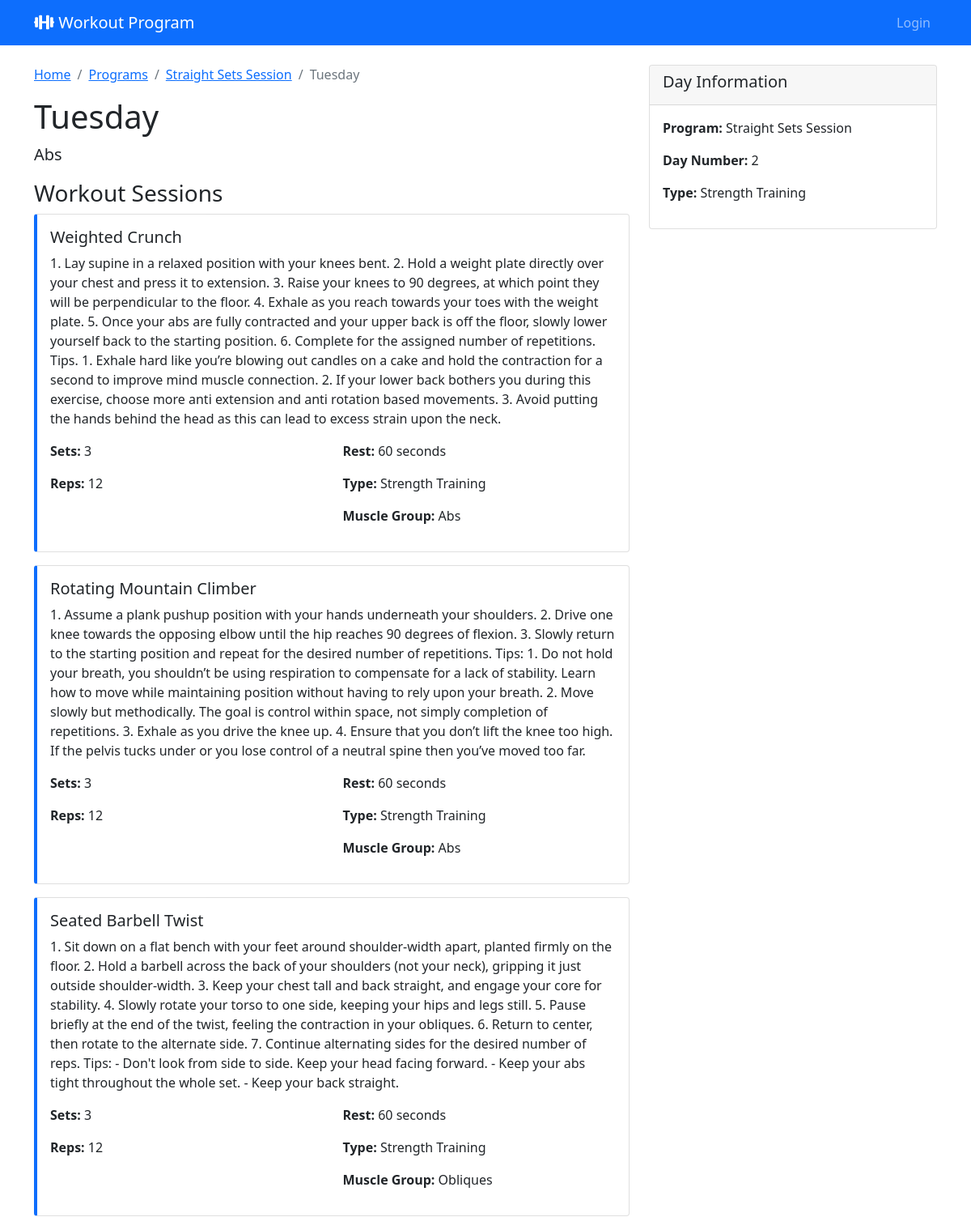
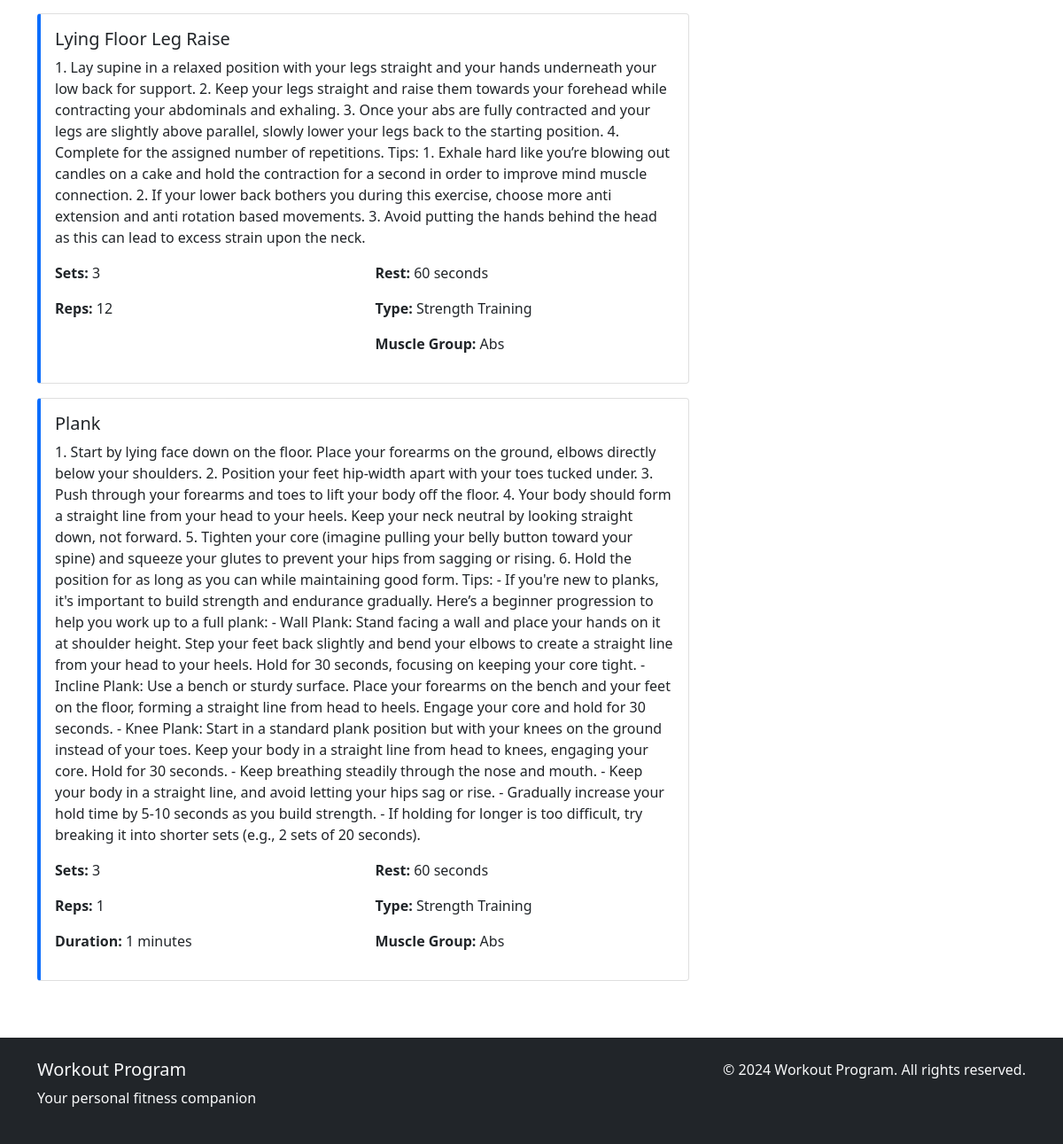
/home/program/1/day/1/, run on the app's committed database (2 pictures, top to bottom).
### workout_program/models.py (models this page shows, shortened)
class WorkoutDay(models.Model):
    program = models.ForeignKey(WorkoutProgram, on_delete=models.CASCADE, related_name='workout_days')
    day_number = models.IntegerField(validators=[MinValueValidator(1)])
    day_name = models.CharField(max_length=100)
    description = models.TextField(blank=True)
    class Meta:
        unique_together = ['program', 'day_number']
        ordering = ['day_number']

class WorkoutProgram(models.Model):
    PROGRAM_TYPES = [
        ('muscle', 'Muscle Building'),
        ('weight_loss', 'Weight Loss'),
        ('cardio', 'Cardio Training'),
        ('general', 'General Fitness'),
        ('strength', 'Strength Training'),
    ]
    name = models.CharField(max_length=200)
    description = models.TextField()
    program_type = models.CharField(max_length=20, choices=PROGRAM_TYPES)
    duration_weeks = models.IntegerField(validators=[MinValueValidator(1)])
    difficulty_level = models.IntegerField(
        validators=[MinValueValidator(1), MaxValueValidator(5)],
        help_text="Program difficulty level from 1 (easy) to 5 (hard)"
    )
    created_by = models.ForeignKey(User, on_delete=models.CASCADE)
    created_at = models.DateTimeField(auto_now_add=True)
    is_active = models.BooleanField(default=True)

class WorkoutSession(models.Model):
    workout_day = models.ForeignKey(WorkoutDay, on_delete=models.CASCADE, related_name='workout_sessions')
    exercise = models.ForeignKey(Exercise, on_delete=models.CASCADE)
    sets = models.IntegerField(validators=[MinValueValidator(1)])
    repetitions = models.IntegerField(validators=[MinValueValidator(1)], help_text="Reps per set")
    duration_minutes = models.IntegerField(
        validators=[MinValueValidator(1)],
        null=True,
        blank=True,
        help_text="Duration in minutes (for cardio exercises)"
    )
    weight_kg = models.DecimalField(
        max_digits=5,
        decimal_places=2,
        null=True,
        blank=True,
        help_text="Weight in kg (for strength exercises)"
    )
    rest_seconds = models.IntegerField(
        validators=[MinValueValidator(1)],
        default=60,
        help_text="Rest time between sets in seconds"
    )
    order = models.IntegerField(default=1, help_text="Order of exercise in the session")
    class Meta:
        ordering = ['order']

class Exercise(models.Model):
    EXERCISE_TYPES = [
        ('strength', 'Strength Training'),
        ('cardio', 'Cardio'),
        ('flexibility', 'Flexibility'),
        ('balance', 'Balance'),
    ]
    name = models.CharField(max_length=200)
    description = models.TextField(blank=True)
    muscle_group = models.ForeignKey(MuscleGroup, on_delete=models.CASCADE, null=True, blank=True)
    exercise_type = models.CharField(max_length=20, choices=EXERCISE_TYPES)
    equipment_needed = models.TextField(blank=True)
    difficulty_level = models.IntegerField(
        validators=[MinValueValidator(1), MaxValueValidator(5)],
        help_text="Difficulty level from 1 (easy) to 5 (hard)"
    )

class MuscleGroup(models.Model):
    name = models.CharField(max_length=100, unique=True)
    description = models.TextField(blank=True)

### workout_program/views.py (the view)
# urls.py: path('program/<int:program_id>/day/<int:day_id>/', views.workout_day_detail, name='workout_day_detail'),
def workout_day_detail(request, program_id, day_id):
    workout_day = get_object_or_404(WorkoutDay, id=day_id, program_id=program_id)
    workout_sessions = WorkoutSession.objects.filter(workout_day=workout_day).order_by('order')
    context = {
        'workout_day': workout_day,
        'workout_sessions': workout_sessions,
    }
    return render(request, 'workout_program/workout_day_detail.html', context)

### workout_program/templates/workout_program/workout_day_detail.html (shortened to what this page needs)
{% extends 'workout_program/base.html' %}
{% block content %}
<div class="row">
    <div class="col-md-8">
        <nav aria-label="breadcrumb">
            <ol class="breadcrumb">
                <li class="breadcrumb-item"><a href="{% url 'home' %}">Home</a></li>
                <li class="breadcrumb-item"><a href="{% url 'program_list' %}">Programs</a></li>
                <li class="breadcrumb-item"><a href="{% url 'program_detail' workout_day.program.id %}">{{ workout_day.program.name }}</a></li>
                <li class="breadcrumb-item active" aria-current="page">{{ workout_day.day_name }}</li>
            </ol>
        </nav>
        <h1>{{ workout_day.day_name }}</h1>
        <p class="lead">{{ workout_day.description }}</p>
        <h3>Workout Sessions</h3>
        {% for session in workout_sessions %}
        <div class="card mb-3 exercise-item">
            <div class="card-body">
                <h5 class="card-title">{{ session.exercise.name }}</h5>
                <p class="card-text">{{ session.exercise.description }}</p>
                <div class="row">
                    <div class="col-md-6">
                        <p><strong>Sets:</strong> {{ session.sets }}</p>
                        <p><strong>Reps:</strong> {{ session.repetitions }}</p>
                        {% if session.duration_minutes %}
                        <p><strong>Duration:</strong> {{ session.duration_minutes }} minutes</p>
                        {% endif %}
                    </div>
                    <div class="col-md-6">
                        <p><strong>Rest:</strong> {{ session.rest_seconds }} seconds</p>
                        <p><strong>Type:</strong> {{ session.exercise.get_exercise_type_display }}</p>
                        {% if session.exercise.muscle_group %}
                        <p><strong>Muscle Group:</strong> {{ session.exercise.muscle_group.name }}</p>
                        {% endif %}
                    </div>
                </div>
            </div>
        </div>
        {% empty %}
        <p>No workout sessions available for this day.</p>
        {% endfor %}
    </div>
    <div class="col-md-4">
        <div class="card">
            <div class="card-header">
                <h5>Day Information</h5>
            </div>
            <div class="card-body">
                <p><strong>Program:</strong> {{ workout_day.program.name }}</p>
                <p><strong>Day Number:</strong> {{ workout_day.day_number }}</p>
                <p><strong>Type:</strong> {{ workout_day.program.get_program_type_display }}</p>
            </div>
        </div>
    </div>
</div>
{% endblock %}

### workout_program/templates/workout_program/base.html (style rules this page uses)
.exercise-item { border-left: 4px solid #0d6efd; margin-bottom: 10px; }

### data on the page
WorkoutDay: program.name "Straight Sets Session", day_name "Tuesday", description "Abs", day_number "2", program.program_type "Strength Training"
WorkoutSession: exercise.name "Weighted Crunch", exercise.description "1. Lay supine in a relaxed position with your knees bent. 2. Hold a weight plate directly over your chest and press it to extension. 3. Raise your knees to 90 degrees, at which point they will be perpendicular to the floor. 4. Exhale as you reach towards your toes with the weight plate. 5. Once your abs are fully contracted and your upper back is off the floor, slowly lower yourself back to the starting position. 6. Complete for the assigned number of repetitions. Tips. 1. Exhale hard like you’re blowing out candles on a cake and hold the contraction for a second to improve mind muscle connection. 2. If your lower back bothers you during this exercise, choose more anti extension and anti…", sets "3", repetitions "12", rest_seconds "60", exercise.exercise_type "Strength Training", exercise.muscle_group.name "Abs"
WorkoutSession: exercise.name "Rotating Mountain Climber", exercise.description "1. Assume a plank pushup position with your hands underneath your shoulders. 2. Drive one knee towards the opposing elbow until the hip reaches 90 degrees of flexion. 3. Slowly return to the starting position and repeat for the desired number of repetitions. Tips: 1. Do not hold your breath, you shouldn’t be using respiration to compensate for a lack of stability. Learn how to move while maintaining position without having to rely upon your breath. 2. Move slowly but methodically. The goal is control within space, not simply completion of repetitions. 3. Exhale as you drive the knee up. 4. Ensure that you don’t lift the knee too high. If the pelvis tucks under or you lose control of a…", sets "3", repetitions "12", rest_seconds "60", exercise.exercise_type "Strength Training", exercise.muscle_group.name "Abs"
WorkoutSession: exercise.name "Seated Barbell Twist", exercise.description "1. Sit down on a flat bench with your feet around shoulder-width apart, planted firmly on the floor. 2. Hold a barbell across the back of your shoulders (not your neck), gripping it just outside shoulder-width. 3. Keep your chest tall and back straight, and engage your core for stability. 4. Slowly rotate your torso to one side, keeping your hips and legs still. 5. Pause briefly at the end of the twist, feeling the contraction in your obliques. 6. Return to center, then rotate to the alternate side. 7. Continue alternating sides for the desired number of reps. Tips: - Don't look from side to side. Keep your head facing forward. - Keep your abs tight throughout the whole set. - Keep your…", sets "3", repetitions "12", rest_seconds "60", exercise.exercise_type "Strength Training", exercise.muscle_group.name "Obliques"
WorkoutSession: exercise.name "Lying Floor Leg Raise", exercise.description "1. Lay supine in a relaxed position with your legs straight and your hands underneath your low back for support. 2. Keep your legs straight and raise them towards your forehead while contracting your abdominals and exhaling. 3. Once your abs are fully contracted and your legs are slightly above parallel, slowly lower your legs back to the starting position. 4. Complete for the assigned number of repetitions. Tips: 1. Exhale hard like you’re blowing out candles on a cake and hold the contraction for a second in order to improve mind muscle connection. 2. If your lower back bothers you during this exercise, choose more anti extension and anti rotation based movements. 3. Avoid putting the…", sets "3", repetitions "12", rest_seconds "60", exercise.exercise_type "Strength Training", exercise.muscle_group.name "Abs"
WorkoutSession: exercise.name "Plank", exercise.description "1. Start by lying face down on the floor. Place your forearms on the ground, elbows directly below your shoulders. 2. Position your feet hip-width apart with your toes tucked under. 3. Push through your forearms and toes to lift your body off the floor. 4. Your body should form a straight line from your head to your heels. Keep your neck neutral by looking straight down, not forward. 5. Tighten your core (imagine pulling your belly button toward your spine) and squeeze your glutes to prevent your hips from sagging or rising. 6. Hold the position for as long as you can while maintaining good form. Tips: - If you're new to planks, it's important to build strength and endurance gradually.…", sets "3", repetitions "1", duration_minutes "1", rest_seconds "60", exercise.exercise_type "Strength Training", exercise.muscle_group.name "Abs"
